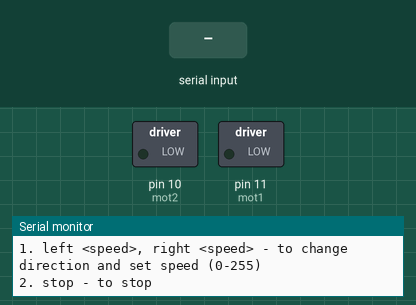
Recording of a sketch running on a simulated Arduino Uno, built with avr-gcc and run on an emulated ATmega328P. Shown: switched loads named in the sketch (green lamp = pin HIGH), the last lines printed to the serial monitor. Inputs (shaded band) come from the test bench.

Above: at 1.2 s.
1.3 s: "right 1\n" received over Serial
At 2.2 s:
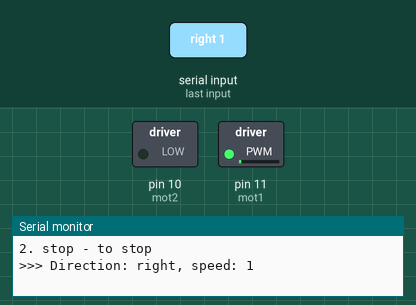
2.8 s: "left 1\n" received over Serial
At 4.2 s:
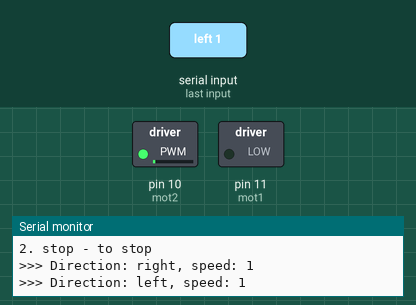
4.8 s: "right 150\n" received over Serial
At 6.4 s:
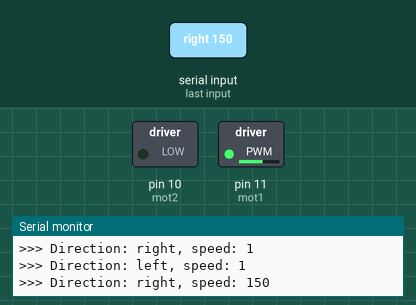
6.8 s: "left 150\n" received over Serial
At 8.5 s:
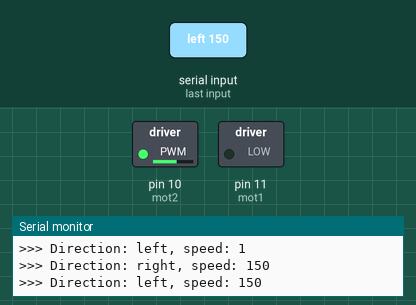
Timing chart, 0 to 9.8 s (numbered marks = the images above; inputs shaded):
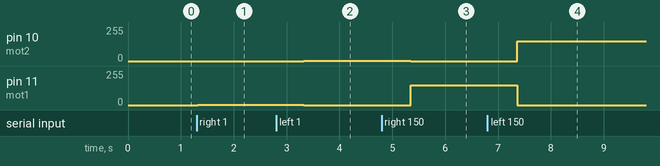

Measured:
- after the input at 1.3 s, pin 11 (mot1): 0/255 → 1/255 at once
- after the input at 2.8 s, pin 10 (mot2): 0/255 → 1/255 after 0.53 s; pin 11 (mot1): 1/255 → 0/255 after 0.53 s
- after the input at 4.8 s, pin 10 (mot2): 1/255 → 0/255 after 0.55 s; pin 11 (mot1): 0/255 → 150/255 after 0.55 s
- after the input at 6.8 s, pin 10 (mot2): 0/255 → 150/255 after 0.56 s; pin 11 (mot1): 150/255 → 0/255 after 0.56 s

The sketch:

H-bridge.ino
```cpp
#define mot1 11
#define mot2 10

void setup() {
  pinMode(mot1, OUTPUT);
  pinMode(mot2, OUTPUT);
  analogWrite(mot1, 0);
  analogWrite(mot2, 0);

  Serial.begin(9600);
  Serial.println("H-bridge motor control");
  Serial.println("Commands: ");
  Serial.println("1. left <speed>, right <speed> - to change direction and set speed (0-255)");
  Serial.println("2. stop - to stop");
}

void motorControl(const char* direction, int speed) {
  if (strcmp(direction, "right") == 0) {
    analogWrite(mot1, speed);
    analogWrite(mot2, 0);
  } else if (strcmp(direction, "left") == 0) {
    analogWrite(mot1, 0);
    analogWrite(mot2, speed);
  } else if (strcmp(direction, "stop") == 0) {
    analogWrite(mot1, 0);
    analogWrite(mot2, 0);
  } else {
    Serial.println("Error!!! Invalid direction");
    return;
  }

  Serial.print(">>> Direction: ");
  Serial.print(direction);
  Serial.print(", speed: ");
  Serial.println(speed);
}

void loop() {
  if (Serial.available() > 0) {
    char input[20];
    int index = 0;
    while (Serial.available() > 0) {
      char character = Serial.read();
      if (character == '\n') {
        break;
      }
      input[index++] = character;
      delay(2);
    }
    input[index] = '\0';

    char* direction = strtok(input, " ");
    char* speedStr = strtok(NULL, " ");

    if (strcmp(direction, "stop") == 0) {
      motorControl(direction, 0); // Call motorControl with speed 0 for "stop"
      delay(2000);
    } else {
      if (speedStr == NULL) {
        Serial.println("Error!!! Speed not provided");
        return;
      }

      int speed = atoi(speedStr);
      if (speed < 0 || speed > 255) {
        Serial.println("Error!!! Speed out of range (0-255)");
        return;
      }

      motorControl(direction, speed);
      delay(2000);
    }
  }
}
```
